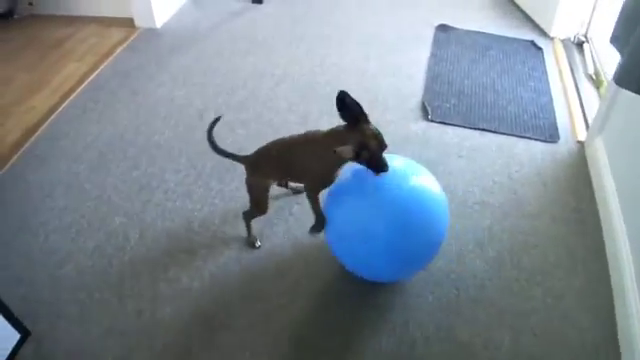
#> input picture frame 56 of ball6.mp4, 640 x 360 px
$ python KalmanFilter.py   (older library calls are emulated)
#> lines starting #> are read from the running program, lines starting #| are printed output that depends on the picture; after the words box and inside, x2 and y2 are one past the last pixel; in counts of white or black regions, pixels touching at a corner belong together


import cv2
import numpy as np

# set kalman filter
class KalmanFilter:

    kf = cv2.KalmanFilter(4, 2)
    kf.measurementMatrix = np.array([[1, 0, 0, 0], [0, 1, 0, 0]], np.float32)
    kf.transitionMatrix = np.array([[1, 0, 1, 0], [0, 1, 0, 1], [0, 0, 1, 0], [0, 0, 0, 1]], np.float32)

    def Estimate(self, X, Y):
        ''' This function estimates the position of the object'''
        measured = np.array([[np.float32(X)], [np.float32(Y)]])
        self.kf.correct(measured)
        predicted = self.kf.predict()
        return predicted


# get ball coordinated in the video
class ProcessVideo:

    def DetectObject(self):

        vid = cv2.VideoCapture('/Users/ph/Desktop/ball6.mp4')

        if(vid.isOpened() is False):
            print('Cannot open input video')
            return

        width = int(vid.get(3))
        height = int(vid.get(4))

        # Create Kalman Filter Object
        kfObj = KalmanFilter()
        predictedCoords = np.zeros((2, 1), np.float32)

        while(vid.isOpened()):
            rc, frame = vid.read()
#> frame is the input picture: shape (360, 640, 3); mean B, G, R 146.9, 136.7, 124.8

            if(rc is True):
                ballX, ballY,r = self.DetectBall(frame,5)
                predictedCoords = kfObj.Estimate(ballX, ballY)

                # Draw Actual coords
                cv2.circle(frame, (ballX, ballY), 20, [0,0,255], 2, 8)
                cv2.line(frame,(ballX, ballY + 20), (ballX + 50, ballY + 20), [100,100,255], 2,8)
                cv2.putText(frame, "Actual", (ballX + 50, ballY + 20), cv2.FONT_HERSHEY_SIMPLEX,0.5, [50,200,250])

                # Draw Kalman Filter Predicted output
                cv2.circle(frame, (predictedCoords[0], predictedCoords[1]), 20, [0,255,255], 2, 8)
                cv2.line(frame, (predictedCoords[0] + 16, predictedCoords[1] - 15), (predictedCoords[0] + 50, predictedCoords[1] - 30), [100, 10, 255], 2, 8)
                cv2.putText(frame, "Predicted", (predictedCoords[0] + 50, predictedCoords[1] - 30), cv2.FONT_HERSHEY_SIMPLEX, 0.5, [50, 200, 250])
                cv2.imshow('Input', frame)

                if (cv2.waitKey(300) & 0xFF == ord('q')):
                    break

            else:
                break

        vid.release()
        cv2.destroyAllWindows()

    # detect the ball
    def DetectBall(self, frame,min_radius):
#> called with min_radius = 5
        hsv_frame = cv2.cvtColor(frame, cv2.COLOR_BGR2HSV)
#> hsv_frame: shape (360, 640, 3); mean H, S, V 89.9, 44.4, 150
        # filter only blue color & Filter it
        lowerBound = np.array([100,100,20], dtype = "uint8")
        upperBound = np.array([130,255,255], dtype = "uint8")
        blueMask = cv2.inRange(hsv_frame, lowerBound, upperBound)
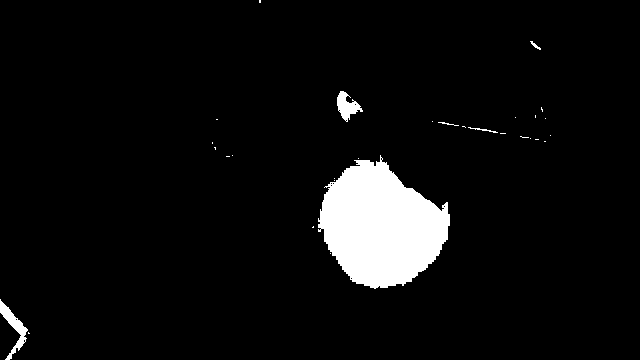
#> blueMask: shape (360, 640); 5.5% white; 30 white regions (24 under 20 px), largest, box (x1, y1, x2, y2) and area: (318, 155, 450, 289) 11699, (0, 299, 28, 360) 498, (337, 91, 363, 122) 398, (468, 127, 498, 133) 45, (530, 41, 541, 50) 32, (438, 122, 459, 126) 26


        blueMask = cv2.erode(blueMask, None, iterations=2)
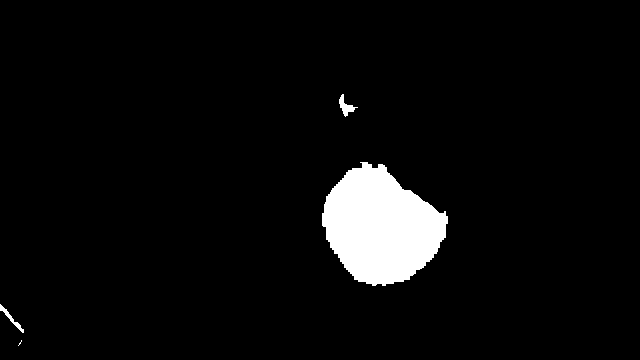
#> blueMask: shape (360, 640); 4.7% white; 4 white regions (1 under 20 px), largest, box (x1, y1, x2, y2) and area: (322, 162, 448, 286) 10533, (339, 94, 358, 117) 161, (0, 304, 24, 333) 128
        blueMask = cv2.dilate(blueMask, None, iterations=2)
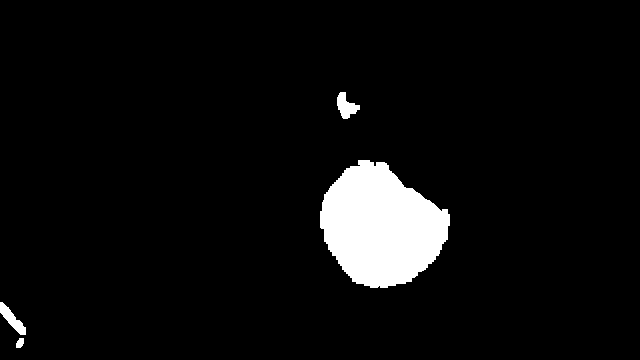
#> blueMask: shape (360, 640); 5.4% white; 4 white regions

        im2, contours, hierarchy = cv2.findContours(blueMask.copy(), cv2.RETR_EXTERNAL, cv2.CHAIN_APPROX_SIMPLE)
#> contours = 4 contours; box (x1, y1, x2, y2) and area: (320, 160, 450, 288) 11374, (337, 92, 360, 119) 304, (0, 302, 26, 335) 295, (16, 338, 24, 348) 49
        center = (-1, -1)
        # only proceed if at least one contour was found
        if len(contours) > 0:
            # find the largest contour in the mask, then use
            # it to compute the minimum enclosing circle and
            # centroid
            c = max(contours, key=cv2.contourArea)
#> c = contour of 209 points, box (x1, y1, x2, y2) (320, 160, 450, 288), area 11374
            ((x, y), radius) = cv2.minEnclosingCircle(c)
#> x = 382.8; y = 221.9; radius = 66.69
            M = cv2.moments(blueMask)
#> M = moments, m00 3144405, centre m10/m00, m01/m00 = (367.8, 225.8)
            center = (int(M["m10"] / M["m00"]), int(M["m01"] / M["m00"]))
#> center = (367, 225)
            if radius > min_radius:
                # outline ball
                cv2.circle(frame, (int(x), int(y)), int(radius), (0, 0, 255), 2)
                # show ball center
                cv2.circle(frame, center, 5, (0, 255, 0), -1)
#> frame: shape (360, 640, 3); mean B, G, R 146, 136.1, 125.6

        return center[0], center[1], radius


def main():
    processImg = ProcessVideo()
    processImg.DetectObject()
#> in DetectObject, `ballX, ballY,r = self.DetectBall(frame,5)`: ballX = 367; ballY = 225; r = 66.69
#> in Estimate, `measured = np.array([[np.float32(X)], [np.float32(Y)]])`: measured = [367, 225]
#> in DetectObject, `predictedCoords = kfObj.Estimate(ballX, ballY)`: predictedCoords = [0, 0, 0, 0]
#> in DetectObject, `cv2.line(frame,(ballX, ballY + 20), (ballX + 50, ballY + 20), [100,100..`:
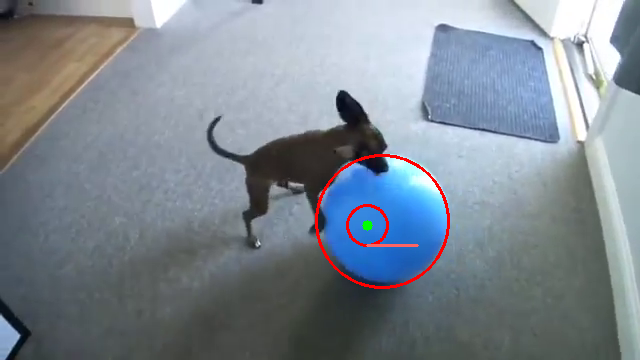
#> frame: shape (360, 640, 3); mean B, G, R 145.6, 135.9, 126
#> in DetectObject, `cv2.putText(frame, "Actual", (ballX + 50, ballY + 20), cv2.FONT_HERSHE..`: frame: shape (360, 640, 3); 0.05% of pixels changed, all inside (x1, y1, x2, y2) = (418, 235, 463, 246)


if __name__ == "__main__":
#> (the run stopped early here; a loop or call above may not have finished)

$ run again, starting later in the video
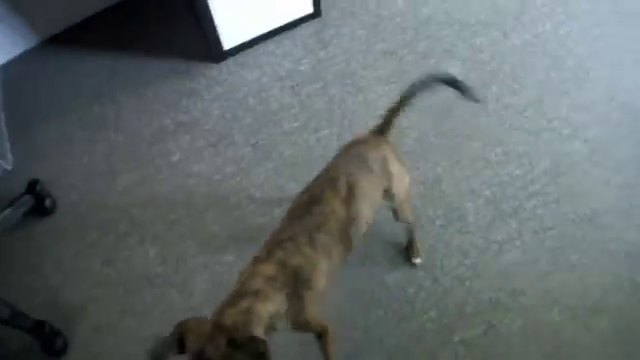
#> input picture frame 256 of ball6.mp4, 640 x 360 px
#> in DetectObject, frame is the input picture: shape (360, 640, 3); mean B, G, R 106.6, 106.4, 98.4
#> hsv_frame: shape (360, 640, 3); mean H, S, V 82.8, 37.2, 110.1
#> in DetectBall, `blueMask = cv2.dilate(blueMask, None, iterations=2)`:
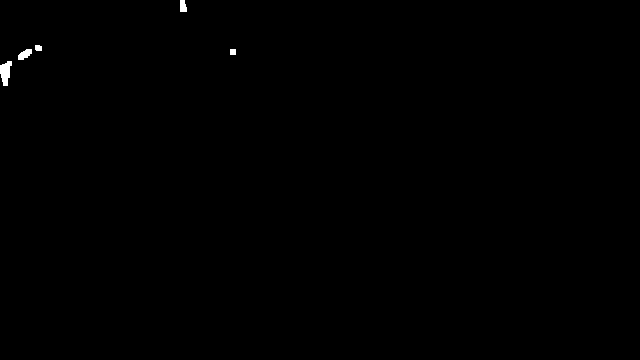
#> blueMask: shape (360, 640); 0.19% white; 5 white regions
#> contours = 5 contours; box (x1, y1, x2, y2) and area: (0, 61, 12, 86) 167, (18, 49, 32, 60) 80, (180, 0, 187, 12) 56, (35, 45, 42, 51) 28, (230, 49, 236, 55) 25
#> c = contour of 23 points, box (x1, y1, x2, y2) (0, 61, 12, 86), area 167
#> x = 7; y = 73; radius = 12.65
#> M = moments, m00 113985, centre m10/m00, m01/m00 = (59.62, 53.41)
#> center = (59, 53)
#> ballX = 59; ballY = 53; r = 12.65
#> measured = [59, 53]
#> predictedCoords = [0, 0, 0, 0]
#> in DetectObject, `cv2.line(frame,(ballX, ballY + 20), (ballX + 50, ballY + 20), [100,100..`:
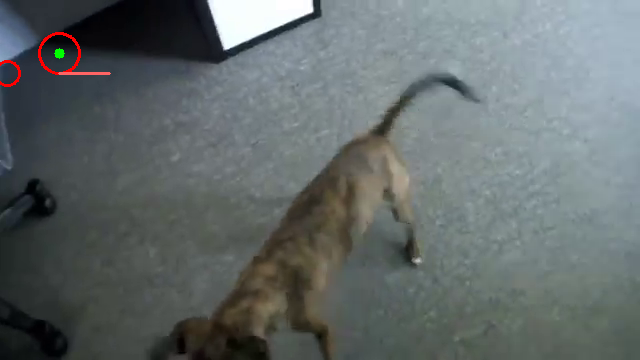
#> frame: shape (360, 640, 3); mean B, G, R 106.5, 106.5, 99.1

$ run again, starting later in the video
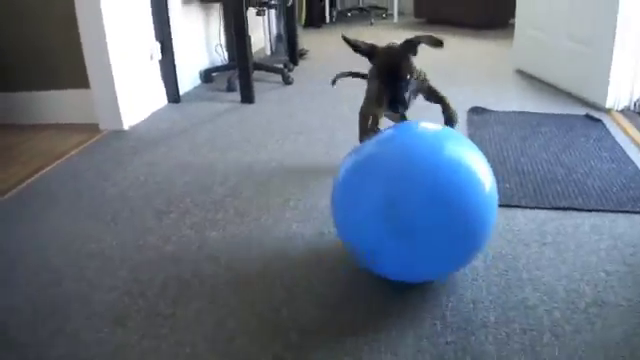
#> input picture frame 455 of ball6.mp4, 640 x 360 px
#> in DetectObject, frame is the input picture: shape (360, 640, 3); mean B, G, R 133.5, 117.9, 105.9
#> hsv_frame: shape (360, 640, 3); mean H, S, V 95.5, 51.6, 134.7
#> in DetectBall, `blueMask = cv2.dilate(blueMask, None, iterations=2)`:
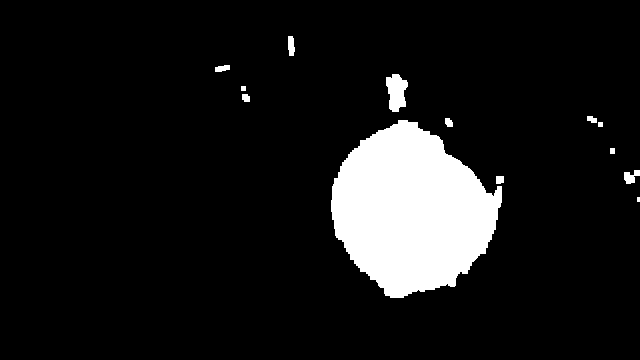
#> blueMask: shape (360, 640); 9.6% white; 13 white regions (1 under 20 px)
#> contours = 13 contours, 3 with area under 20; largest, box (x1, y1, x2, y2) and area: (331, 120, 502, 298) 20529, (386, 74, 408, 112) 535, (624, 170, 640, 184) 110, (288, 36, 295, 56) 93, (215, 65, 230, 72) 62
#> c = contour of 291 points, box (x1, y1, x2, y2) (331, 120, 502, 298), area 20529
#> x = 413.4; y = 209.4; radius = 90.69
#> M = moments, m00 5630400, centre m10/m00, m01/m00 = (411.4, 204.7)
#> center = (411, 204)
#> ballX = 411; ballY = 204; r = 90.69
#> measured = [411, 204]
#> predictedCoords = [0, 0, 0, 0]
#> in DetectObject, `cv2.line(frame,(ballX, ballY + 20), (ballX + 50, ballY + 20), [100,100..`:
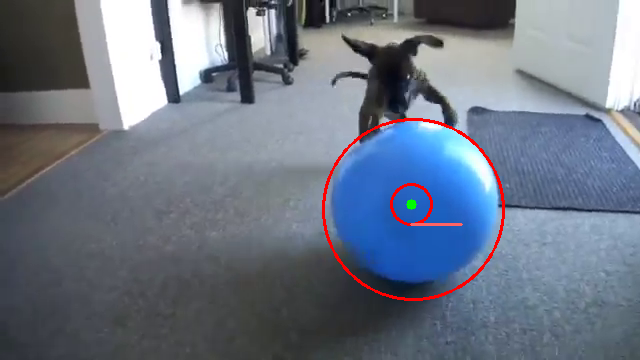
#> frame: shape (360, 640, 3); mean B, G, R 132.1, 116.9, 107.5
